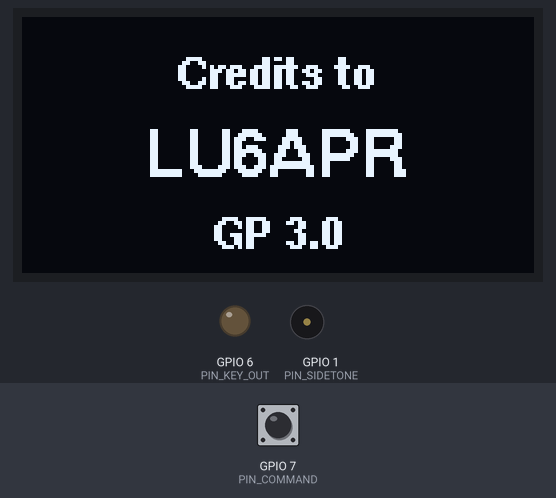
Recording of a sketch running on a simulated ESP32-S3. Parts: 128×64 one-colour display, output pins drawn as LEDs (lit = HIGH), buzzer (waves = sounding). Inputs (shaded band) come from the test bench; at power-on: GPIO 7 (PIN_COMMAND) HIGH.

Above: at 3.1 s.
At 7.3 s:
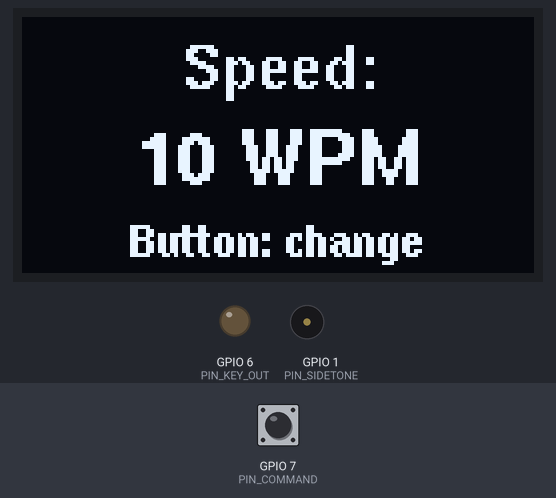
7.4 s: GPIO 7 (PIN_COMMAND) pulled LOW for 0.15 s
At 9.77 s:
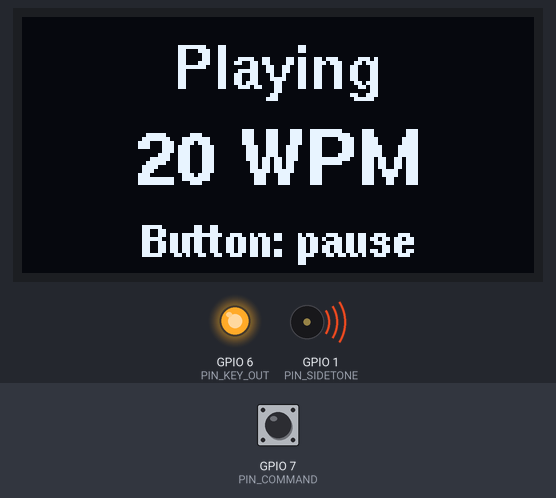
10.5 s: GPIO 7 (PIN_COMMAND) pulled LOW for 1 s
At 11.31 s:
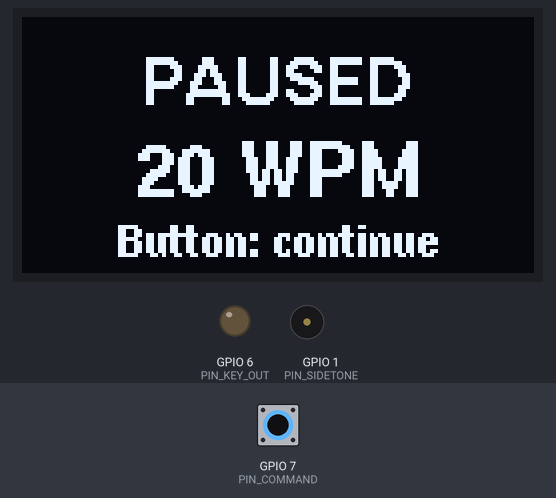
12.1 s: GPIO 7 (PIN_COMMAND) pulled LOW for 3.2 s
At 12.97 s:
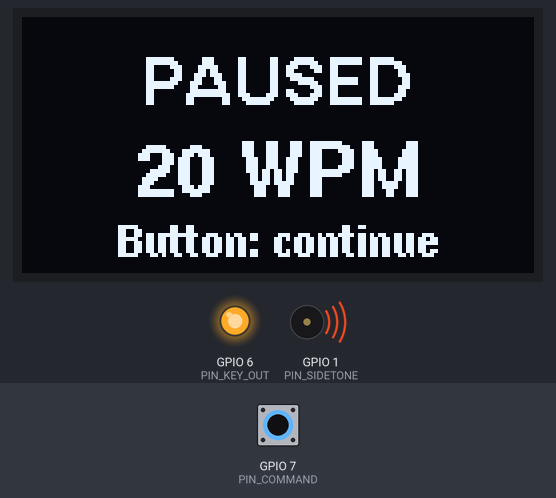
Timing chart, 0 to 21.9 s (numbered marks = the images above; inputs shaded):
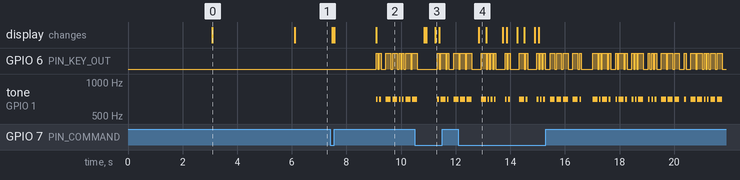

The sketch:

cw_books_Robinson_ENG.ino
```cpp
// ==========================================
//   BIBLIOTECAS
// ==========================================
#include <Arduino.h>
#include <U8g2lib.h>
#include <Wire.h>

// ==========================================
//   CONFIGURACAO DE PINOS
// ==========================================
#define PIN_DIT         2
#define PIN_DAH         3
#define PIN_COMMAND     7
#define PIN_SIDETONE    1
#define PIN_KEY_OUT     6

#define I2C_SDA         5
#define I2C_SCL         4

// ==========================================
//   DISPLAY
// ==========================================
U8G2_SH1106_128X64_NONAME_F_HW_I2C u8g2(U8G2_R0, U8X8_PIN_NONE);

// ==========================================
//   CONFIGURACAO CW
// ==========================================
#define FREQ_SIDETONE   700
#define DEBOUNCE_TIME   50
#define WAIT_TIME       1500

const int speeds[] = {10, 15, 20, 25, 30, 35};
const int numSpeeds = 6;
int currentSpeedIndex = 0;
unsigned long lastButtonPress = 0;
bool waitingToStart = false;
bool isPlaying = false;
bool isPaused = false;
int currentCharIndex = 0;

// ==========================================
//   TABELA DE CODIGO MORSE
// ==========================================
struct MorseCode {
  char character;
  uint8_t code;
  uint8_t length;
};

const MorseCode morseTable[] PROGMEM = {
  {'A', 0b01, 2}, {'B', 0b1000, 4}, {'C', 0b1010, 4}, {'D', 0b100, 3},
  {'E', 0b0, 1}, {'F', 0b0010, 4}, {'G', 0b110, 3}, {'H', 0b0000, 4},
  {'I', 0b00, 2}, {'J', 0b0111, 4}, {'K', 0b101, 3}, {'L', 0b0100, 4},
  {'M', 0b11, 2}, {'N', 0b10, 2}, {'O', 0b111, 3}, {'P', 0b0110, 4},
  {'Q', 0b1101, 4}, {'R', 0b010, 3}, {'S', 0b000, 3}, {'T', 0b1, 1},
  {'U', 0b001, 3}, {'V', 0b0001, 4}, {'W', 0b011, 3}, {'X', 0b1001, 4},
  {'Y', 0b1011, 4}, {'Z', 0b1100, 4},
  {'0', 0b11111, 5}, {'1', 0b01111, 5}, {'2', 0b00111, 5}, {'3', 0b00011, 5},
  {'4', 0b00001, 5}, {'5', 0b00000, 5}, {'6', 0b10000, 5}, {'7', 0b11000, 5},
  {'8', 0b11100, 5}, {'9', 0b11110, 5},
  {'.', 0b010101, 6}, {',', 0b110011, 6}, {'?', 0b001100, 6}, {'\'', 0b011110, 6},
  {'!', 0b101011, 6}, {'/', 0b10010, 5}, {'(', 0b10110, 5}, {')', 0b101101, 6},
  {'&', 0b01000, 5}, {':', 0b111000, 6}, {';', 0b101010, 6}, {'=', 0b10001, 5},
  {'+', 0b01010, 5}, {'-', 0b100001, 6}, {'_', 0b001101, 6}, {'"', 0b010010, 6},
  {'$', 0b0001001, 7}, {'@', 0b011010, 6}
};

const int morseTableSize = sizeof(morseTable) / sizeof(morseTable[0]);

// ==========================================
//   TEXTO EN INGLES - ROBINSON CRUSOE (500 palabras)
// ==========================================
const char text[] PROGMEM =
"I, Robinson Crusoe, was born in the year 1632 in the city of York, of a good family. "
"My father, a foreigner from Bremen who settled first at Hull, had acquired a good estate "
"and, leaving off trade, lived afterwards at York, where he married my mother, whose "
"relations were named Robinson. From this union I was born, and was called Robinson "
"Kreutznaer, which by corruption of words we now pronounce Crusoe. From my childhood I "
"felt an irresistible inclination for the seafaring life. My father, wishing me to study "
"law, gave me excellent advice against the dangers of adventures, but I could not endure "
"the thought of a quiet life. At nineteen I embarked for the first time bound for London, "
"against my parents' will. My first voyage was fortunate, but the second ended in disaster. "
"Moorish pirates captured us and I was made a slave in Sallee for two years. I managed to "
"escape in a boat with a boy named Xury, and we were rescued by a Portuguese ship bound "
"for Brazil. In Brazil I settled as a sugar planter, but ambition ruined me. I joined an "
"expedition to bring slaves from Africa, but a terrible storm drove us off course. The ship "
"ran aground on a sandbar, and I alone survived. The waves cast me upon an unknown shore. "
"I awoke on a deserted beach with no company but solitude. The ship, stranded near the "
"shore, allowed me to salvage arms, tools, provisions, and gunpowder. I built a fortified "
"tent on a hill and learned to survive. In time, I tamed wild goats, cultivated barley and "
"rice, and built a canoe. In my explorations I discovered the island was inhabited by "
"cannibal savages who came to celebrate their victories. One day, I witnessed their arrival "
"and managed to save one of their prisoners. I called him Friday, for that was the day of "
"his deliverance. I taught him my language, civilized him, and he became my faithful "
"companion. Together we rescued a Spaniard and Friday's father from the cannibals. Later, "
"an English ship anchored off our coast. The crew had mutinied and abandoned the captain "
"and two officers on the island. With cunning and courage, we managed to recover the ship. "
"After twenty-eight years on the island, I finally could return to England. I discovered "
"my family believed me dead, but my plantation in Brazil had generated a small fortune. I "
"married, had three children, and lived happily, though I never forgot my lonely island. My "
"story teaches that patience, work, and faith can overcome any adversity. From that "
"deserted beach to my return to civilization, I learned that man is capable of adapting to "
"any circumstance and that providence always offers hope even in the deepest solitude.";

// ==========================================
//   FUNCOES AUXILIARES
// ==========================================

void drawCenteredStr(int16_t y, const char* text) {
  int16_t x = (u8g2.getDisplayWidth() - u8g2.getStrWidth(text)) / 2;
  u8g2.drawStr(x, y, text);
}

unsigned long getDitDuration(int wpm) {
  return 1200 / wpm;
}

bool getMorseCode(char c, uint8_t &code, uint8_t &length) {
  c = toupper(c);
  for (int i = 0; i < morseTableSize; i++) {
    if (pgm_read_byte(&morseTable[i].character) == c) {
      code = pgm_read_byte(&morseTable[i].code);
      length = pgm_read_byte(&morseTable[i].length);
      return true;
    }
  }
  return false;
}

void playDit(unsigned long ditDuration) {
  digitalWrite(PIN_KEY_OUT, HIGH);
  tone(PIN_SIDETONE, FREQ_SIDETONE);
  delay(ditDuration);
  noTone(PIN_SIDETONE);
  digitalWrite(PIN_KEY_OUT, LOW);
  delay(ditDuration);
}

void playDah(unsigned long ditDuration) {
  digitalWrite(PIN_KEY_OUT, HIGH);
  tone(PIN_SIDETONE, FREQ_SIDETONE);
  delay(ditDuration * 3);
  noTone(PIN_SIDETONE);
  digitalWrite(PIN_KEY_OUT, LOW);
  delay(ditDuration);
}

void playCharacter(char c, unsigned long ditDuration) {
  uint8_t code, length;

  if (c == ' ') {
    delay(ditDuration * 4);
    return;
  }

  if (getMorseCode(c, code, length)) {
    for (int i = length - 1; i >= 0; i--) {
      if ((code >> i) & 1) {
        playDah(ditDuration);
      } else {
        playDit(ditDuration);
      }
    }
    delay(ditDuration * 2);
  }
}

void playText() {
  unsigned long ditDuration = getDitDuration(speeds[currentSpeedIndex]);
  int len = strlen(text);

  for (currentCharIndex = 0; currentCharIndex < len; currentCharIndex++) {
    char c = pgm_read_byte(&text[currentCharIndex]);
    playCharacter(c, ditDuration);

    if (digitalRead(PIN_COMMAND) == LOW) {
      delay(DEBOUNCE_TIME);
      if (digitalRead(PIN_COMMAND) == LOW) {
        isPaused = true;
        noTone(PIN_SIDETONE);
        digitalWrite(PIN_KEY_OUT, LOW);
        showPausedScreen();

        while (isPaused) {
          if (digitalRead(PIN_COMMAND) == LOW) {
            delay(DEBOUNCE_TIME);
            if (digitalRead(PIN_COMMAND) == LOW) {
              isPaused = false;
              showPlayingScreen();
            }
          }
          delay(10);
        }
      }
    }
  }
}

// ==========================================
//   TELAS
// ==========================================

void showSplashScreen() {
  u8g2.clearBuffer();

  u8g2.setFont(u8g2_font_helvB10_tr);
  drawCenteredStr(20, "CW Adventures");

  u8g2.setFont(u8g2_font_helvB12_tr);
  drawCenteredStr(42, "Robinson");

  u8g2.setFont(u8g2_font_helvB10_tr);
  drawCenteredStr(60, "Crusoe");

  u8g2.sendBuffer();
  delay(3000);
}

void showCreditsScreen() {
  u8g2.clearBuffer();

  u8g2.setFont(u8g2_font_helvB08_tr);
  drawCenteredStr(18, "Credits to");

  u8g2.setFont(u8g2_font_helvB12_tr);
  drawCenteredStr(40, "LU6APR");

  u8g2.setFont(u8g2_font_helvB08_tr);
  drawCenteredStr(58, "GP 3.0");

  u8g2.sendBuffer();
  delay(3000);
}

void showSpeedSelection() {
  u8g2.clearBuffer();

  u8g2.setFont(u8g2_font_helvB10_tr);
  drawCenteredStr(18, "Speed:");

  char speedStr[10];
  sprintf(speedStr, "%d WPM", speeds[currentSpeedIndex]);
  u8g2.setFont(u8g2_font_helvB14_tr);
  drawCenteredStr(42, speedStr);

  u8g2.setFont(u8g2_font_helvB08_tr);
  drawCenteredStr(60, "Button: change");

  u8g2.sendBuffer();
}

void showPlayingScreen() {
  u8g2.clearBuffer();

  u8g2.setFont(u8g2_font_helvB10_tr);
  drawCenteredStr(18, "Playing");

  char speedStr[10];
  sprintf(speedStr, "%d WPM", speeds[currentSpeedIndex]);
  u8g2.setFont(u8g2_font_helvB14_tr);
  drawCenteredStr(42, speedStr);

  u8g2.setFont(u8g2_font_helvB08_tr);
  drawCenteredStr(60, "Button: pause");

  u8g2.sendBuffer();
}

void showPausedScreen() {
  u8g2.clearBuffer();

  u8g2.setFont(u8g2_font_helvB12_tr);
  drawCenteredStr(22, "PAUSED");

  char speedStr[10];
  sprintf(speedStr, "%d WPM", speeds[currentSpeedIndex]);
  u8g2.setFont(u8g2_font_helvB14_tr);
  drawCenteredStr(45, speedStr);

  u8g2.setFont(u8g2_font_helvB08_tr);
  drawCenteredStr(60, "Button: continue");

  u8g2.sendBuffer();
}

// ==========================================
//   SETUP
// ==========================================
void setup() {
  pinMode(PIN_DIT, INPUT_PULLUP);
  pinMode(PIN_DAH, INPUT_PULLUP);
  pinMode(PIN_COMMAND, INPUT_PULLUP);
  pinMode(PIN_SIDETONE, OUTPUT);
  pinMode(PIN_KEY_OUT, OUTPUT);

  digitalWrite(PIN_KEY_OUT, LOW);
  noTone(PIN_SIDETONE);

  Wire.begin(I2C_SDA, I2C_SCL);
  u8g2.begin();

  showSplashScreen();
  showCreditsScreen();
  showSpeedSelection();
}

// ==========================================
//   LOOP
// ==========================================
void loop() {
  if (digitalRead(PIN_COMMAND) == LOW) {
    delay(DEBOUNCE_TIME);
    if (digitalRead(PIN_COMMAND) == LOW) {
      if (!isPlaying) {
        currentSpeedIndex = (currentSpeedIndex + 1) % numSpeeds;
        showSpeedSelection();
        lastButtonPress = millis();
        waitingToStart = true;
      }
    }
  }

  if (waitingToStart && !isPlaying) {
    if (millis() - lastButtonPress >= WAIT_TIME) {
      waitingToStart = false;
      isPlaying = true;
      isPaused = false;
      currentCharIndex = 0;
      showPlayingScreen();
      playText();
      isPlaying = false;
      showSpeedSelection();
    }
  }

  delay(10);
}
```

Measured:
- after the input at 7.4 s, tone on GPIO 1 (PIN_SIDETONE): plays 700 Hz for 0.06 s, 700 Hz for 0.06 s, 700 Hz for 0.18 s, 700 Hz for 0.18 s, 700 Hz for 0.06 s, 700 Hz for 0.06 s … (8 notes in this stretch), starting after 1.7 s; the display: first changes after 0.08 s (image 2 shows a later state)
- after the input at 10.5 s, the display: changes after 0.34 s (image 3)
- after the input at 12.1 s, the display: changes after 0.75 s (image 4)
- what the display in image 0 shows lasts 3.0 s, from 3.1 s to 6.1 s
